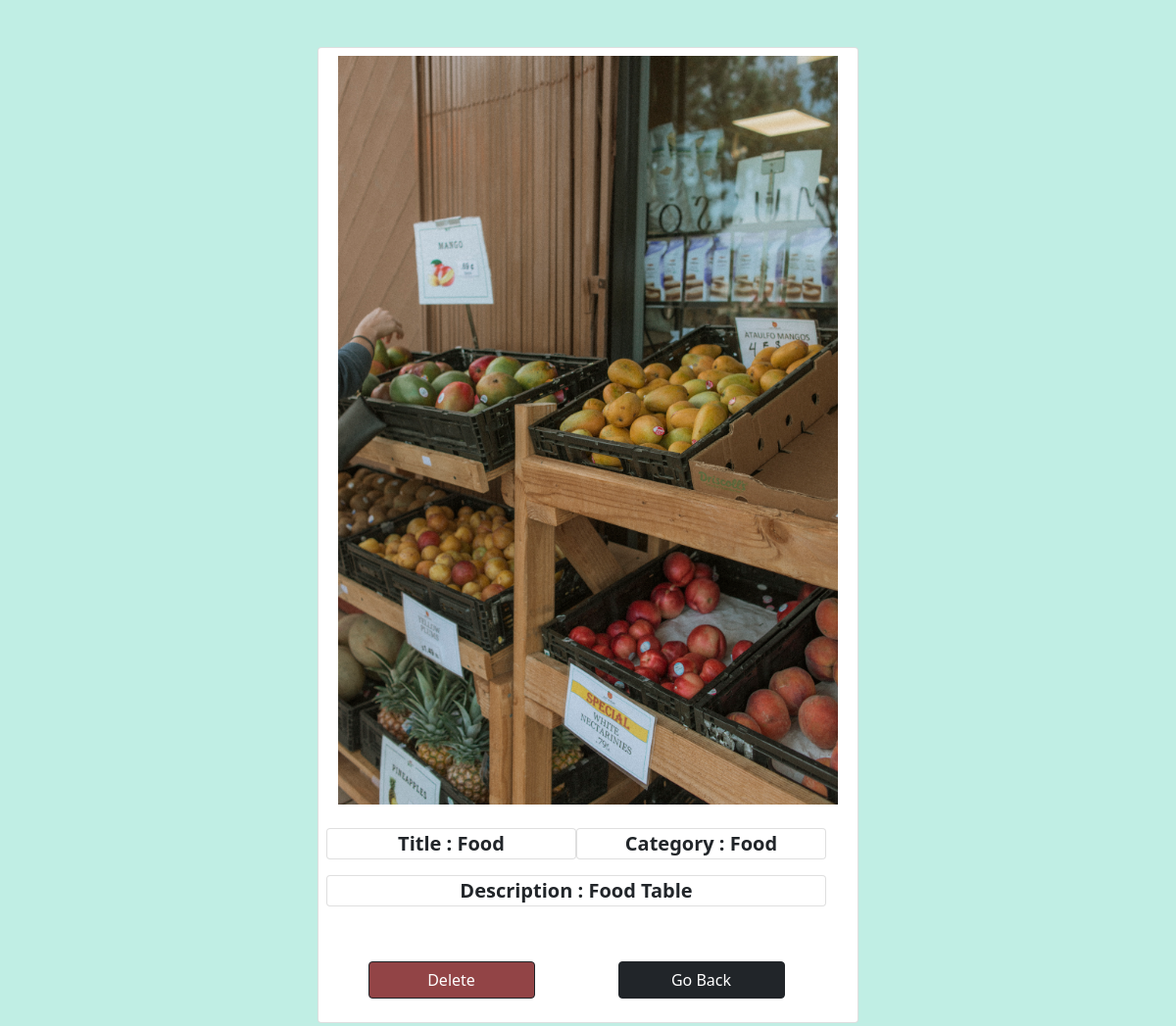
/photo/51/ (signed in), run on the app's committed database.
### photos/models.py (models this page shows, shortened)
class Photo(models.Model):
    class Meta:
        verbose_name = 'Photo'
        verbose_name_plural = 'Photos'
    title = models.CharField(max_length=50, null=False, blank=True)
    description = models.CharField(max_length=50, null=False, blank=True)
    image = models.ImageField(null=False, blank=False)
    category = models.ForeignKey(
        Category, on_delete=models.SET_NULL, null=True, blank=True)

class Category(models.Model):
    class Meta:
        verbose_name = 'Category'
        verbose_name_plural = 'Categories'
    user = models.ForeignKey(
        User, on_delete=models.SET_NULL, null=True, blank=True)
    name = models.CharField(max_length=100, null=False, blank=False)

### photos/views.py (the view)
# urls.py: path('photo/<str:pk>/', views.viewPhoto, name='photo'),
@login_required(login_url='login')
def viewPhoto(request, pk):
    photo = Photo.objects.get(id=pk)
    print(photo.title)
    return render(request, 'photos/photo.html', {'photo': photo})

### photos/templates/photos/photo.html (shortened to what this page needs)
<!DOCTYPE html>
<html>
<head>
    <link href="https://cdn.jsdelivr.net/npm/bootstrap@5.0.0-beta1/dist/css/bootstrap.min.css" rel="stylesheet"
>
</head>
<body style="background-color:#C0EEE4;" class="m-5">
    <div class="container">
        <div class="row justify-content-center">
            <div class="col-6">
                <div class="card p-2 row justify-content-center">
                    <div class="col-12">
                        <img style="max-width: 100%; max-height: 100%;" src="{{photo.image.url}}">
                    </div>
                    <div class="blockquote row">
                        <p class="blockquote card text-center col-6"><strong>Title : {{photo.title}}</strong></p>
                        <p class="blockquote card text-center col-6"><strong>Category : {{photo.category.name}}</strong></p>
                        <p class="blockquote card text-center col-12"><strong>Description : {{photo.description}}</strong></p>
                    </div>
                    <br>
                    <form class="row justify-content-center" method="POST" action="{% url 'delete' photo.id %}">
                        <input style="background-color:#924446" class="col-4 btn btn-dark my-3 mt-3" type="submit" value="Delete" />
                        <div class="col-2"></div>
                        <a href="{% url 'gallery' %}" class="col-4 btn btn-dark my-3 mt-3">Go Back</a>
                    </form>
                </div>
            </div>
        </div>
    </div>
</body>
</html>

### data on the page
Photo: image (picture), title "Food", category.name "Food", description "Food Table"
